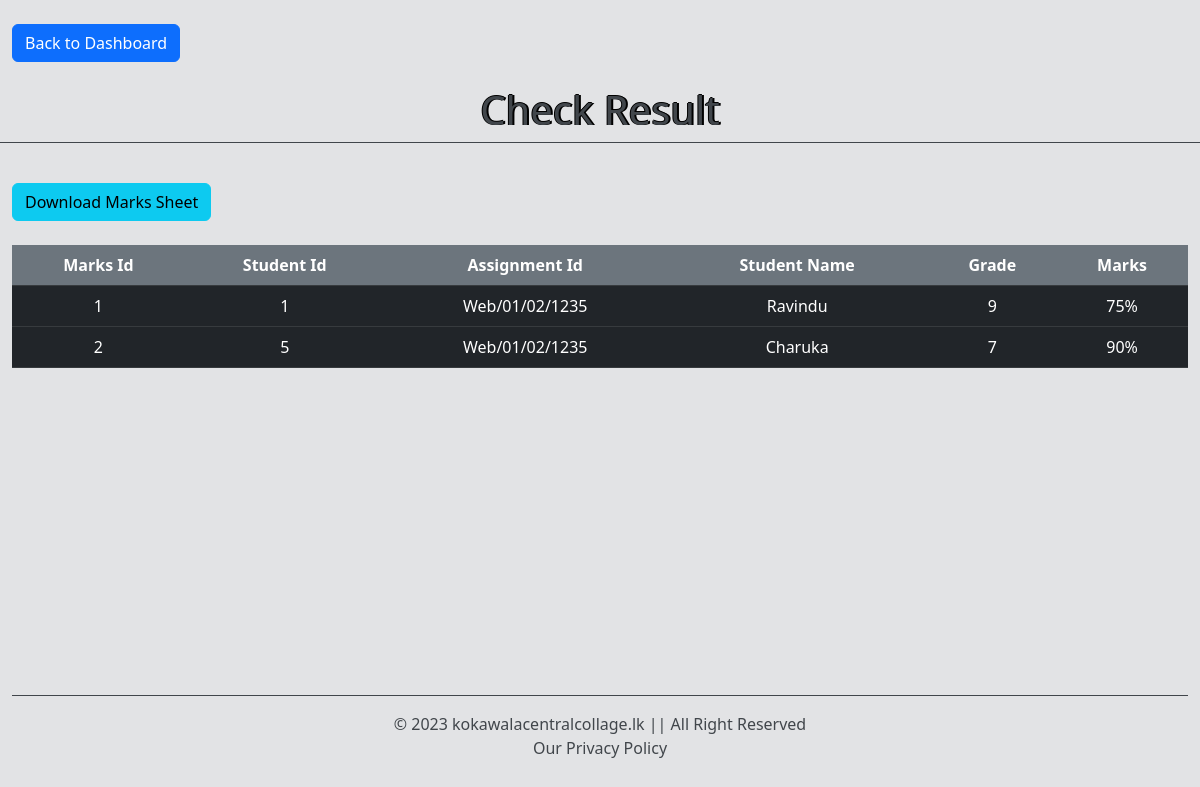
The app's page /Second_Assignment/checkResult.php with its own data.
### tables this page shows
CREATE TABLE IF NOT EXISTS `student_marks` (
  `m_id` int NOT NULL AUTO_INCREMENT,
  `id` varchar(10) NOT NULL,
  `ass_id` varchar(50) NOT NULL,
  `name` varchar(50) NOT NULL,
  `grade` varchar(5) NOT NULL,
  `marks` varchar(50) NOT NULL,
  PRIMARY KEY (`m_id`) USING BTREE
);

### Second_Assignment/markSheetProcess.php (called while the page is built)
<?php
class dbms {
	private $host = "localhost";
	private $user = "root";
	private $password = "Kh@17052002";
	private $database = "student_management_system";
	private $q;
	function __construct() {
		$this->q = $this->connectDB();
	}
	function connectDB() {
		$q = mysqli_connect($this->host,$this->user,$this->password,$this->database);
		return $q;
	}
	function runQuery($query) {
		$rs = mysqli_query($this->q,$query);
		while($r=mysqli_fetch_assoc($rs)) {
			$d[] = $r;
		}
		if(!empty($d))
		return $d;
	}
}
?>

### Second_Assignment/checkResult.php (the view, shortened to what this page needs)
<?php
include 'markSheetProcess.php';
$db_handle = new dbms();
$marks = $db_handle->runQuery("select * from student_marks");
?>
<!DOCTYPE html>
<html>
    <head>
        <link rel="stylesheet" href="bootstrap.css"/>
        <link rel="stylesheet" href="style.css"/>
    </head>
    <body class="list-group-item-secondary">
        <div class="container-fluid">
            <div class="row">
            <div class="col-12">
                    <br/>
                    <button class="btn btn-primary animation" onclick="backtoDashboard();">Back to Dashboard</button>
                </div>
            </div>
            <div class="row">
                <div class="col-12 mt-4 text-center animation">
                    <h1 style="text-shadow: -1px 0 black, 2px 0 black, 0 -1px black;">Check Result</h1>
                </div>
                <hr class="animation"/>
                <div class="col-12 d animation">
                    <div class="row">
                        <div class="col-12" id="table-container">
                            <br/>
                            <form action="assignmentMark.php" method="post">
                                <button type="submit" id="btnExport" name='export' class="btn btn-info">Download Marks Sheet</button>
                            </form>
                            <br/>
                            <table class="table table-responsive table-dark text-center animation" id="tab">
                                <tr>
                                    <th class="bg-secondary">Marks Id</th>
                                    <th class="bg-secondary">Student Id</th>
                                    <th class="bg-secondary">Assignment Id</th>
                                    <th class="bg-secondary">Student Name</th>
                                    <th class="bg-secondary">Grade</th>
                                    <th class="bg-secondary">Marks</th>
                                </tr>
                                <?php
                                    if (! empty($marks)) {
                                    foreach ($marks as $mId => $value) {
                                ?>
                                    <tr>
                                        <td><?php echo $marks[$mId]["m_id"]; ?></td>
                                        <td><?php echo $marks[$mId]["id"]; ?></td>
                                        <td><?php echo $marks[$mId]["ass_id"]; ?></td>
                                        <td><?php echo $marks[$mId]["name"]; ?></td>
                                        <td><?php echo $marks[$mId]["grade"]; ?></td>
                                        <td><?php echo $marks[$mId]["marks"]; ?></td>
                                    </tr>
                                <?php
                                    }
                                }
                                ?>
                            </table>
                        </div>
                    </div>
                </div>
                <div class="col-12">
                    <hr class="animation"/>
                </div>
                <p class="animation text-center">&copy; 2023 kokawalacentralcollage.lk || All Right Reserved <br/> <span>Our Privacy Policy</span></p>
            </div>
        </div>
    </body>
</html>

### Second_Assignment/style.css (style rules this page uses)
.animation { opacity: 10%; transform: translateY(30px); animation: moveup 1s linear forwards; }
.d { height: 65vh; }

### records on screen
student_marks: m_id "1", id "1", ass "Web/01/02/1235", name "Ravindu", grade "9", marks "75%"
student_marks: m_id "2", id "5", ass "Web/01/02/1235", name "Charuka", grade "7", marks "90%"
